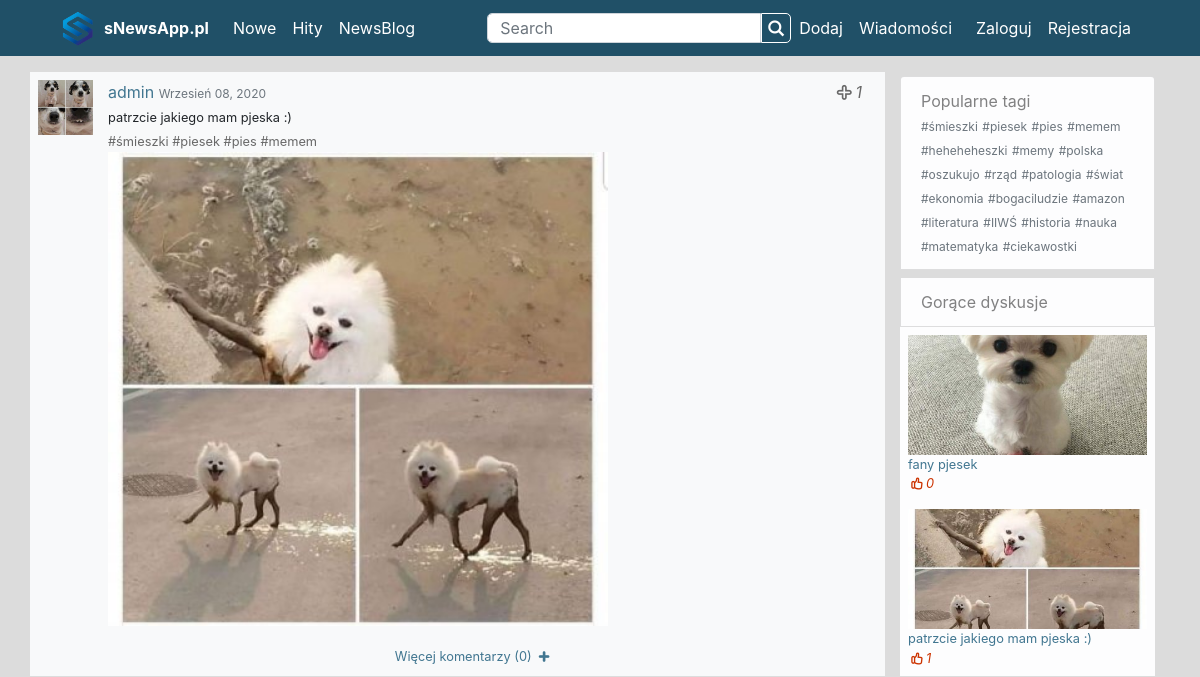
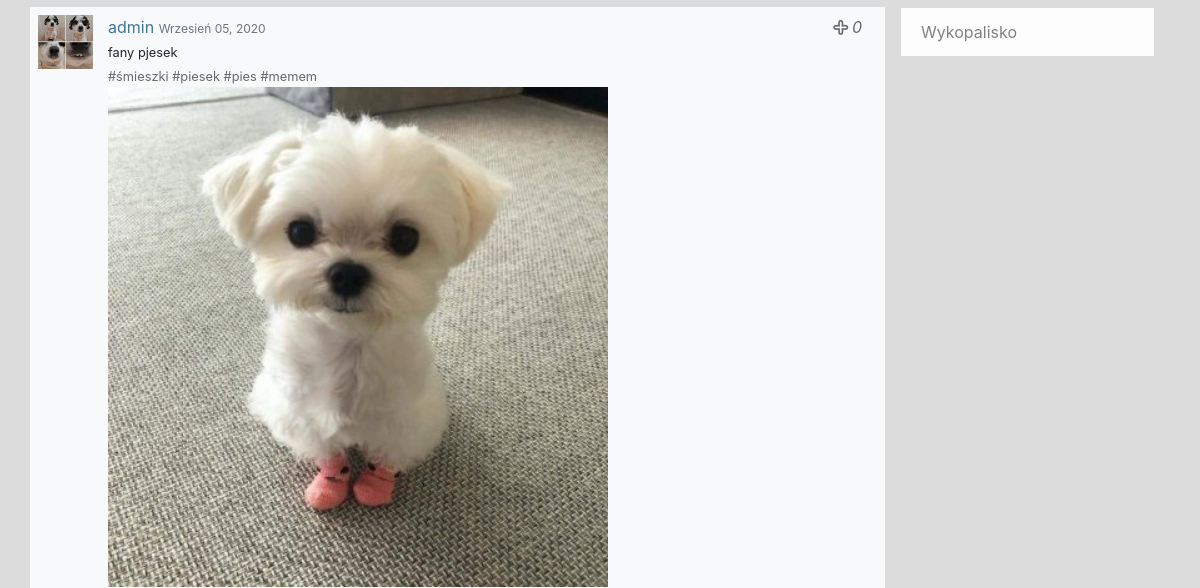
Page /mikroblog/ (upper part) on the earlier database version (2 pictures, top to bottom).
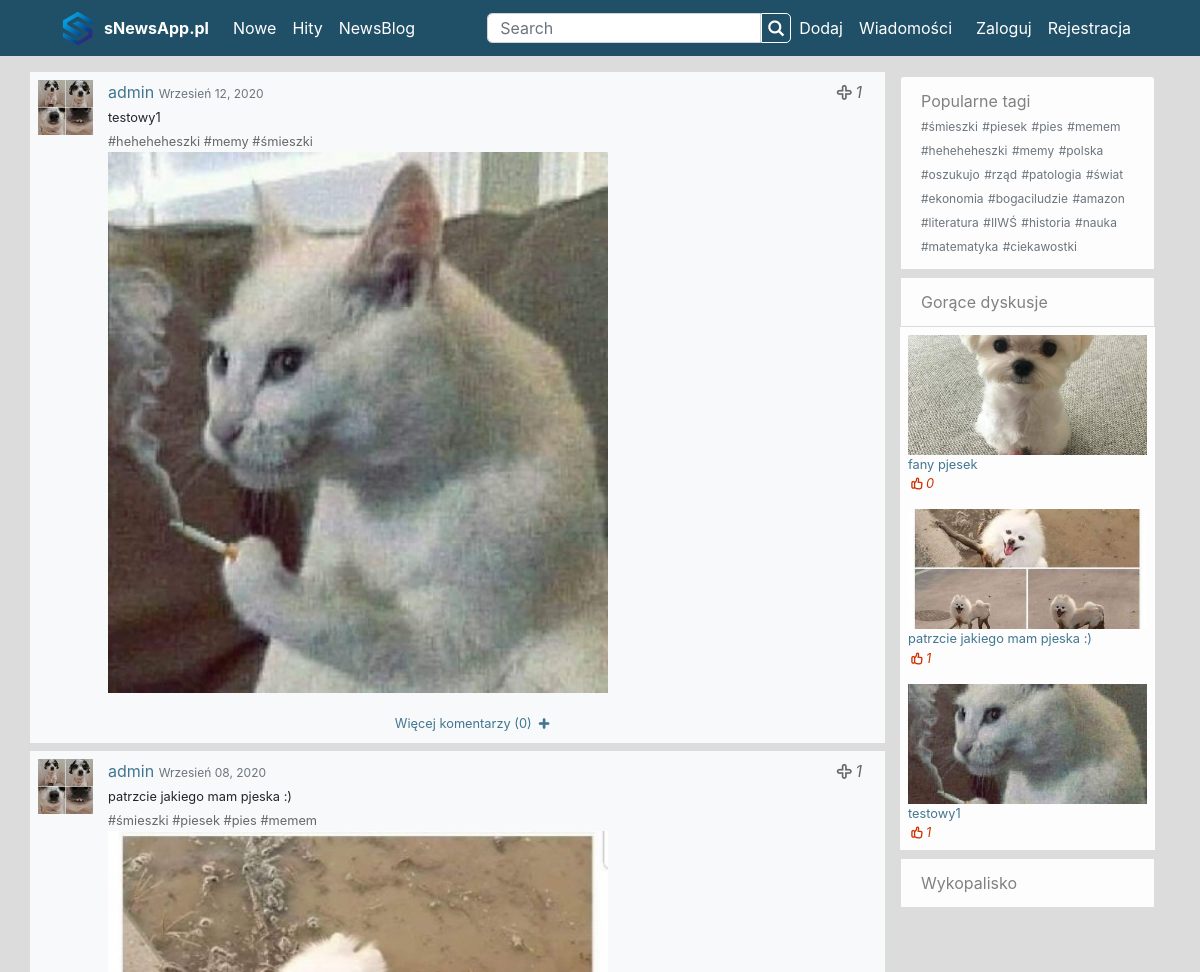
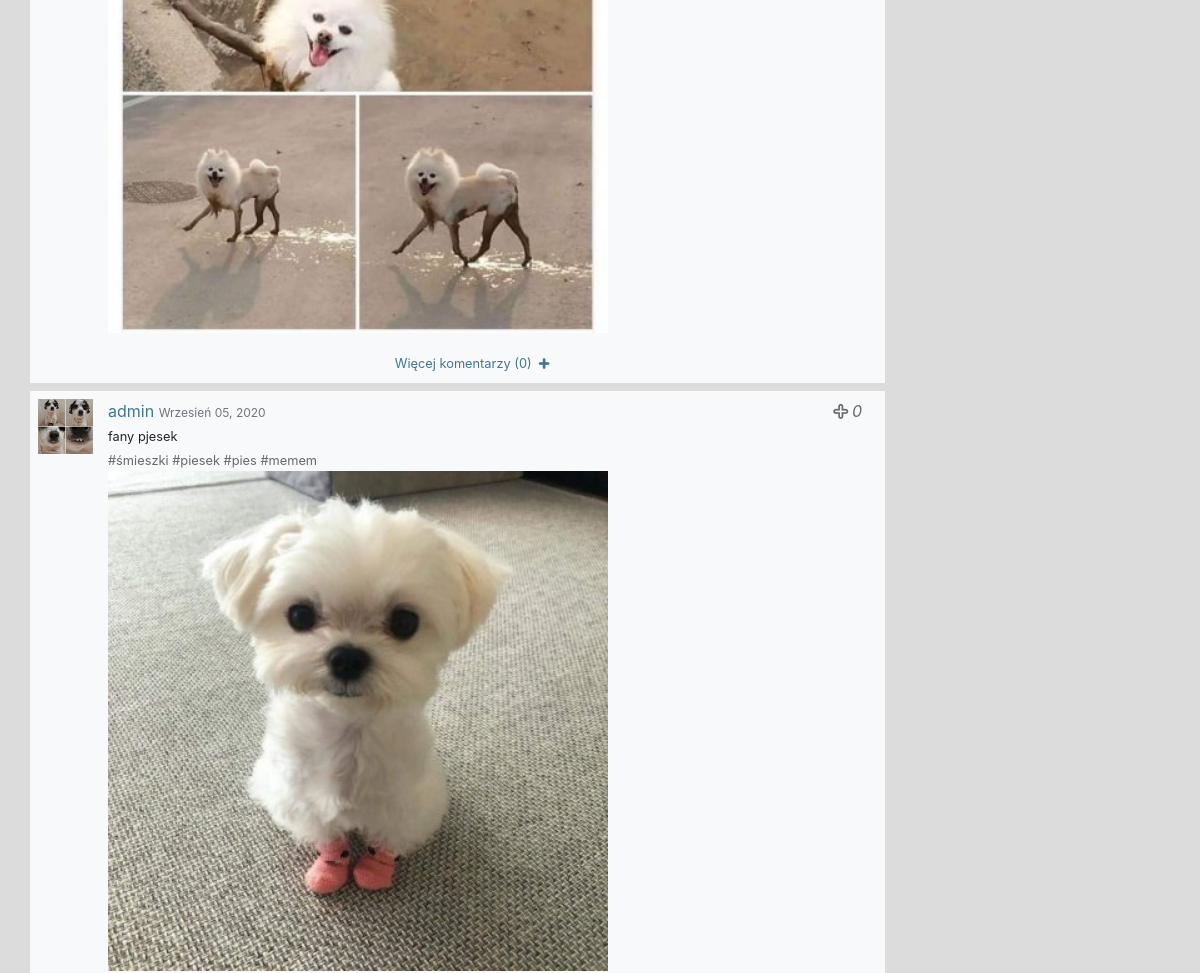
Same page on the later database version (2 pictures, top to bottom).
### mikroblog/models.py (models this page shows)
class MicroPost(models.Model):
    author = models.ForeignKey(User, on_delete=models.CASCADE, related_name='micro_posts')
    content = models.TextField(blank=True, null=True)
    tag = models.ManyToManyField(Tag, related_name='micro_posts')
    date_posted = models.DateTimeField(default=timezone.now)
    image = models.ImageField(blank=True, null=True, default=None, upload_to=upload_location)

### user/models.py (models this page shows)
class User(AbstractUser):
    class Genders(models.IntegerChoices):
        WOMEN = 0, 'Kobieta'
        MEN = 1, 'Mężczyza'
        NONE = 2, 'Niwuadu'
    bio = models.TextField(max_length=500, blank=True)
    location = models.CharField(max_length=30, blank=True)
    birth_date = models.DateField(null=True, blank=True)
    avatar = models.ImageField(blank=True, max_length=None, default='user.png', upload_to=upload_location)
    background = models.ImageField(blank=True, null=True, max_length=None, upload_to=upload_location)
    gender = models.IntegerField(choices=Genders.choices, blank=True, null=True)
    facebook = models.CharField(max_length=500, blank=True)
    twitter = models.CharField(max_length=500, blank=True)
    ig = models.CharField(max_length=500, blank=True)
    public_email = models.EmailField(max_length=500, blank=True)
    user_page = models.CharField(max_length=500, blank=True)

### tag/models.py (models this page shows, shortened)
class Tag(models.Model):
    word = models.CharField(max_length=255)

### mikroblog/views.py (the view, shortened to what this page needs)
# urls.py: path('', MicroPostListView.as_view(), name='mikroblog'),
class MicroPostListView(ListView, FormMixin):
    model = MicroPost
    template_name = 'microblog/microblog.html'
    context_object_name = 'posts'
    form_class = MicroPostForm
    paginate_by = 10
    def get_queryset(self):
        if self.request.user.is_authenticated:
            return MicroPost.objects.all().annotate(
                likes=Count('reactions', filter=Q(reactions__type=Reaction.Type.UPVOTE)),
                is_liked=Count('reactions', filter=Q(reactions__type=Reaction.Type.UPVOTE,
                                                     reactions__owner=self.request.user))).order_by('-date_posted',
                                                                                                    'likes')
        else:
            return MicroPost.objects.all().annotate(
                likes=Count('reactions', filter=Q(reactions__type=Reaction.Type.UPVOTE))).order_by('-date_posted',
                                                                                                   'likes')
    def get_context_data(self, **kwargs):
        data = super().get_context_data(**kwargs)
        data['popular_tags'] = Tag.objects.all().annotate(ilosc=Count('micro_posts')).order_by('-ilosc')[:20]
        data['popular_posts'] = MicroPost.objects.all().annotate(
            likes=Count('reactions', filr=Q(reactions__type=Reaction.Type.UPVOTE)))
        data['micro_post_form'] = MicroPostForm(initial={'author': self.request.user.id})
        data['tags_form'] = TagForm()
        return data

### mikroblog/forms.py
class MicroPostForm(forms.ModelForm):
    class Meta:
        model = MicroPost
        fields = ('content', 'image', 'author')
        widgets = {
            'author': forms.HiddenInput(),
            'content': forms.HiddenInput(),
        }

### tag/forms.py
class TagForm(forms.ModelForm):
    word = forms.CharField(label='Tagi',
                           widget=forms.TextInput(attrs={
                               'class': 'form-control',
                           }))
    class Meta:
        model = Tag
        fields = ['word']

### templates/microblog/microblog.html (shortened to what this page needs)
{% extends "blog/base.html" %}
{% block content %}
    <body onload="iframe()">
    <div class="row">
        <div class="col-lg-9 col-md-12 mt-2">
            {% for post in page_obj %}
                {% include 'microblog/micro_post.html' %}
            {% endfor %}
        </div>
        <div class="side-section col-md-3 mt-2">
            <div class="list-group">
                <div class="list-group-item list-group-item-light mt-1">
                    <span>Popularne tagi</span>
                    <div class="text-muted">
                        {% for tag in popular_tags %}
                            <a href="{% url 'tag_stats' slug=tag.word %}"
                               class="text-muted mini-font">#{{ tag.word }}</a>
                        {% endfor %}
                    </div>
                </div>
                <div class="list-group-item list-group-item-light mt-2">
                    <span>Gorące dyskusje</span>
                </div>
                <div class="bg-light">
                    <div class="list-group-item-light">
                        {% for side_post in popular_posts %}
                            <div class="side-box-post p-2">
                                {% if side_post.image %}
                                    <img src="{{ side_post.image.url }}" class="side-box-post-img" alt="post-img">
                                {% endif %}
                                <div class="side-box-post-text">
                                    <small class="blue-font m-0 p-0">{{ side_post.content | safe }}</small>
                                    <small>
                                        <i class="icon-thumbs-up red-font">{{ side_post.likes }}</i>
                                    </small>
                                </div>
                            </div>
                        {% endfor %}
                    </div>
                </div>
                <div class="list-group-item list-group-item-light mt-2">
                    Wykopalisko
                </div>
            </div>
        </div>
    </div>
    </body>
{% endblock content %}

### templates/microblog/micro_post.html (shortened to what this page needs)
<div class="comments mb-2">
    <article class="media bg-light p-2 row">
        <div>
            <img class="post-owner-img" src="{{ post.author.avatar.url }}" alt="avatar">
        </div>
        <div class="col">
            <div class="article-metadata row">
                <div class="col-10 p-0">
                    <a href="{% url 'profile' pk=post.author.id %}" class="blue-font">{{ post.author }}</a>
                    <span class="text-muted mini-font">{{ post.date_posted|date:"F d, Y" }}</span>
                </div>
                <div class="col-2 d-flex justify-content-end">
                    <a href="{% url 'micro-post-like' pk=post.id %}">
                        <i class="icon-plus-outline {% if post.is_liked == 1 %} green-font {% else %} upvote {% endif %}">{{ post.likes }}</i>
                    </a>
                </div>
            </div>
            {% if post.content %}
                <small class="post-content">{{ post.content |safe }}</small>
            {% endif %}
            <div class="col-12 p-0">
                {% for tag in post.tag.all %}
                    <small> <a href="{% url 'tag_stats' slug=tag.word %}" class="grey-font">#{{ tag.word }} </a>
                    </small>
                {% endfor %}
            </div>
            <div class="col-12 p-0">
                {% if post.image %}
                    <img class="col-12 col-md-12 micro-post-img p-0" alt="Obrazek" src="{{ post.image.url }}">
                {% endif %}
            </div>
        </div>
    </article>
    <div class="row bg-light p-2">
        <div class="col pl-5">
            <div class="row d-flex justify-content-center">
                <button type="button" class="more-comments text-justify">
                    <small class="blue-font">
                        Więcej komentarzy ({{ post.comments.all.count }})
                        <i class="icon icon-plus"></i>
                    </small>
                </button>
            </div>
        </div>
    </div>
</div>

Differences in the rows shown:
added MicroPost: author.avatar (picture), author "admin", date_posted "Wrzesień 12, 2020", likes "1", content "testowy1", image (picture), comments.all.count "0", Tag (word "heheheheszki"), Tag (word "memy"), Tag (word "śmieszki")
